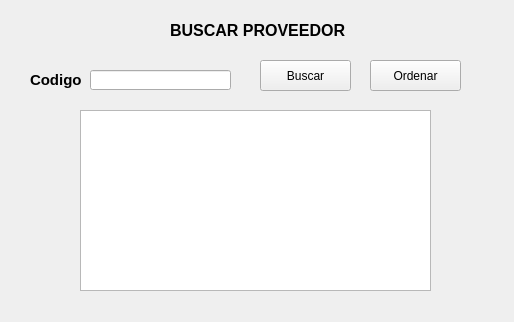
<?xml version="1.0" encoding="UTF-8"?>
<ui version="4.0">
 <class>BuscarProvWindow</class>
 <widget class="QWidget" name="BuscarProvWindow">
  <property name="geometry">
   <rect>
    <x>0</x>
    <y>0</y>
    <width>514</width>
    <height>322</height>
   </rect>
  </property>
  <property name="windowTitle">
   <string>Buscar Proveedor</string>
  </property>
  <property name="windowIcon">
   <iconset>
    <normaloff>../icons/bx-search-alt.svg</normaloff>../icons/bx-search-alt.svg</iconset>
  </property>
  <widget class="QPushButton" name="button_buscar_prov">
   <property name="geometry">
    <rect>
     <x>260</x>
     <y>60</y>
     <width>91</width>
     <height>31</height>
    </rect>
   </property>
   <property name="styleSheet">
    <string notr="true">font: 75 11pt &quot;MS Shell Dlg 2&quot;;</string>
   </property>
   <property name="text">
    <string>Buscar</string>
   </property>
   <property name="icon">
    <iconset>
     <normaloff>../icons/bx-search-alt.svg</normaloff>../icons/bx-search-alt.svg</iconset>
   </property>
   <property name="iconSize">
    <size>
     <width>25</width>
     <height>25</height>
    </size>
   </property>
  </widget>
  <widget class="QPushButton" name="button_ordenar_prov">
   <property name="geometry">
    <rect>
     <x>370</x>
     <y>60</y>
     <width>91</width>
     <height>31</height>
    </rect>
   </property>
   <property name="styleSheet">
    <string notr="true">font: 75 11pt &quot;MS Shell Dlg 2&quot;;</string>
   </property>
   <property name="text">
    <string>Ordenar</string>
   </property>
   <property name="icon">
    <iconset>
     <normaloff>../icons/bx-font-size.svg</normaloff>../icons/bx-font-size.svg</iconset>
   </property>
   <property name="iconSize">
    <size>
     <width>25</width>
     <height>25</height>
    </size>
   </property>
  </widget>
  <widget class="QLabel" name="lb_cod_prov">
   <property name="geometry">
    <rect>
     <x>30</x>
     <y>70</y>
     <width>61</width>
     <height>21</height>
    </rect>
   </property>
   <property name="text">
    <string>&lt;html&gt;&lt;head/&gt;&lt;body&gt;&lt;p&gt;&lt;span style=&quot; font-size:11pt; font-weight:600;&quot;&gt;Codigo&lt;/span&gt;&lt;/p&gt;&lt;/body&gt;&lt;/html&gt;</string>
   </property>
  </widget>
  <widget class="QTableView" name="tb_busqueda_prov">
   <property name="geometry">
    <rect>
     <x>80</x>
     <y>110</y>
     <width>351</width>
     <height>181</height>
    </rect>
   </property>
  </widget>
  <widget class="QLineEdit" name="le_cod_pro">
   <property name="geometry">
    <rect>
     <x>90</x>
     <y>70</y>
     <width>141</width>
     <height>20</height>
    </rect>
   </property>
  </widget>
  <widget class="QLabel" name="lb_buscar_prov">
   <property name="geometry">
    <rect>
     <x>170</x>
     <y>20</y>
     <width>181</width>
     <height>21</height>
    </rect>
   </property>
   <property name="text">
    <string>&lt;html&gt;&lt;head/&gt;&lt;body&gt;&lt;p&gt;&lt;span style=&quot; font-size:12pt; font-weight:600;&quot;&gt;BUSCAR PROVEEDOR&lt;/span&gt;&lt;/p&gt;&lt;/body&gt;&lt;/html&gt;</string>
   </property>
  </widget>
 </widget>
 <resources/>
 <connections/>
</ui>
